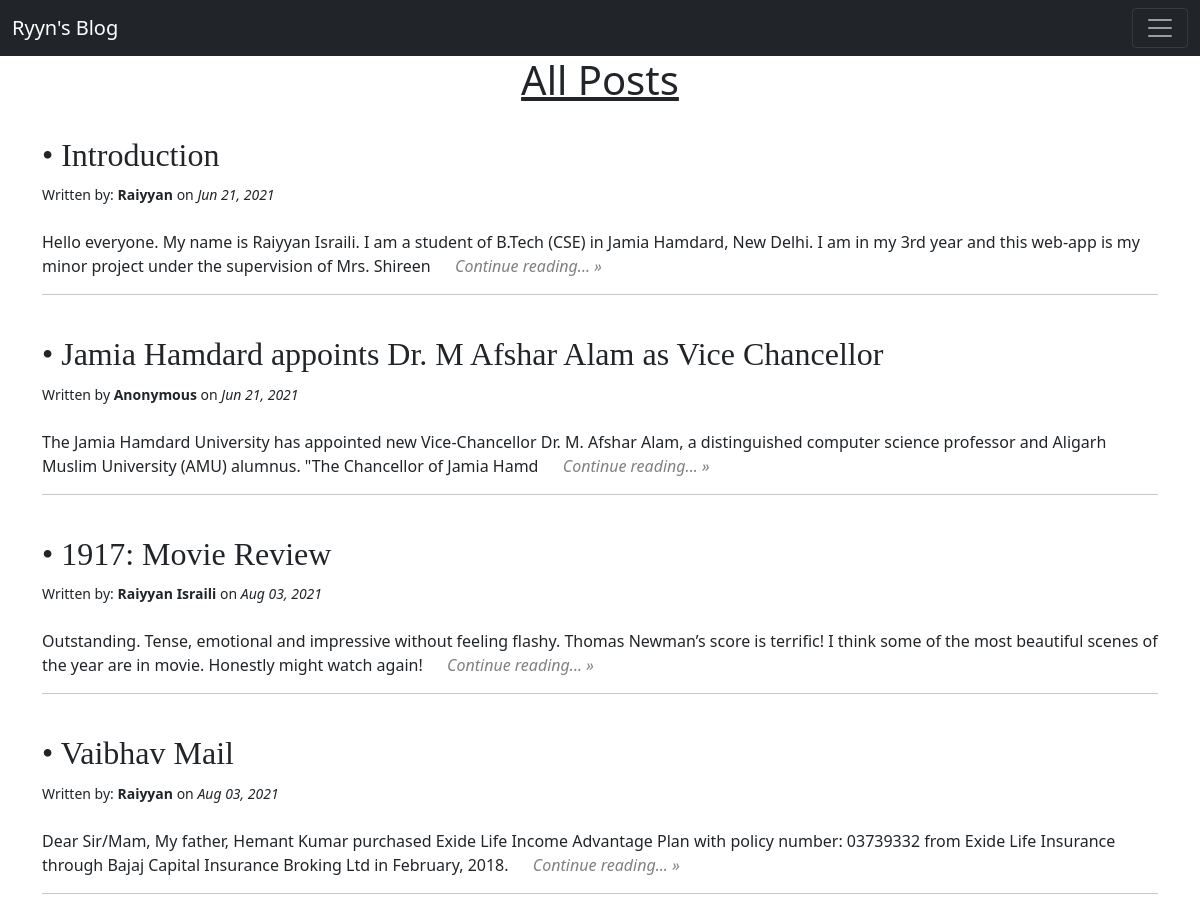
Page /posts on the earlier database version.
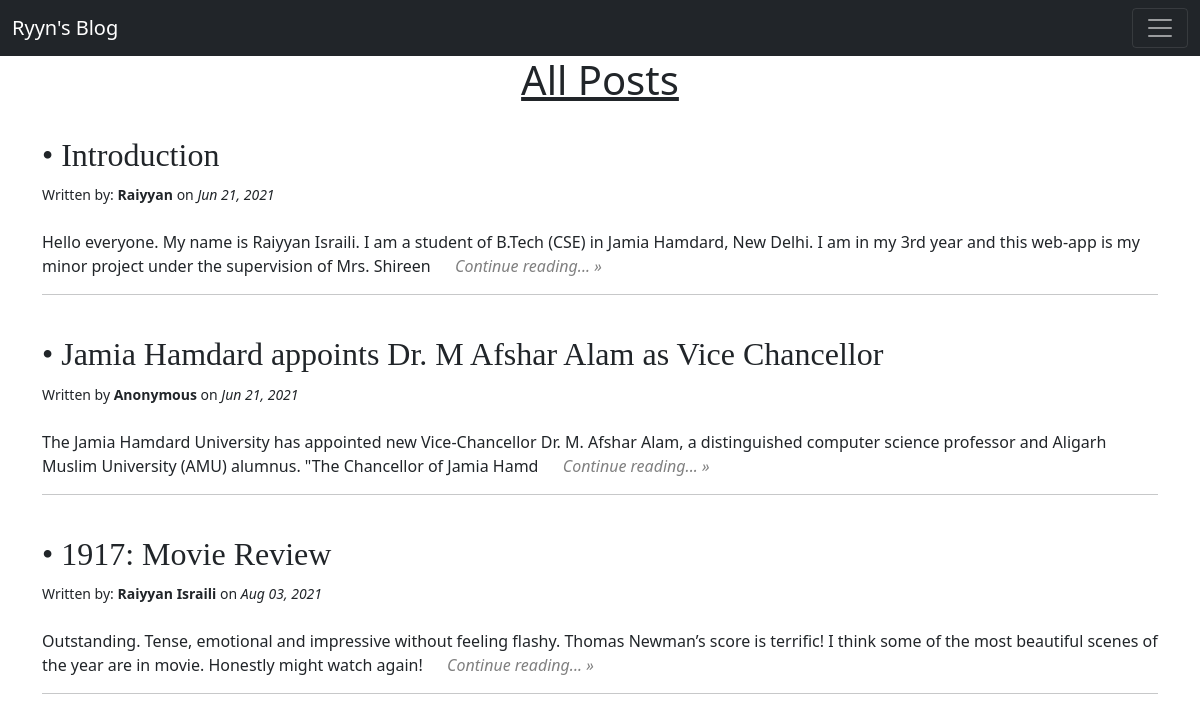
Same page on the later database version.
### app.py (models this page shows, shortened)
class BlogPost(db.Model):
    id = db.Column(db.Integer, primary_key=True)
    title = db.Column(db.String(100), nullable=False)
    content = db.Column(db.Text, nullable=False)
    author = db.Column(db.String(20), nullable=False, default='Anonymous')
    date_posted = db.Column(db.DateTime, nullable=False, default=datetime.now())
    def header(self):
        return self.content[:200]

### app.py (the view)
@app.route('/posts')
def posts():
    all_posts = BlogPost.query.order_by(BlogPost.date_posted).all()
    return render_template('posts.html', posts=all_posts)

### templates/posts.html (shortened to what this page needs)
{% extends 'base.html' %}
{% block body %}
<h1 id="all-post">All Posts</h1>
    {% for post in posts %}
        <br>
        <h2 class="title-post">&bull; {{ post.title }}</h2>
        {% if post.author %}
            <small>Written by: <b>{{ post.author }}</b> on <i>{{post.date_posted.strftime('%b %d, %Y')}}</i></small>
        {% else %}
            <small>Written by <b>Anonymous</b> on <i>{{post.date_posted.strftime('%b %d, %Y')}}</i></small>
        {% endif %}
        <br>
        <br>
        <p>{{ post.header()}}
            <a href="/posts/blog/{{post.id}}" class="post"><i>&emsp; Continue reading... &raquo;</i></a>
        </p>
        <hr>
    {% endfor%}
{% endblock %}

Differences in the rows shown:
removed BlogPost: title "Vaibhav Mail", author "Raiyyan", date_posted "Aug 03, 2021", header "Dear Sir/Mam, My father, Hemant Kumar purchased Exide Life Income Advantage Plan with policy number: 03739332 from Exide Life Insurance through Bajaj Capital Insurance Broking Ltd in February, 2018."
